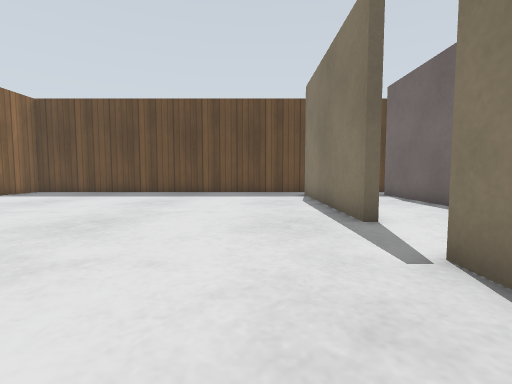
View 1 (above)

16 first-person views from a walk through a robot-simulator world made for Gazebo. The camera is 0.5 m above the floor, tilts 4° down and sees 85° across. The floor is counted in squares, 0.5 m on a side. Each view is taken from the middle of a square. On the plan, view 1 faces up. The plan holds only what a view shows up to about 11 squares ahead; the rest is blank. Gazebo's built-in surfaces are drawn with simple patterns.

View 2
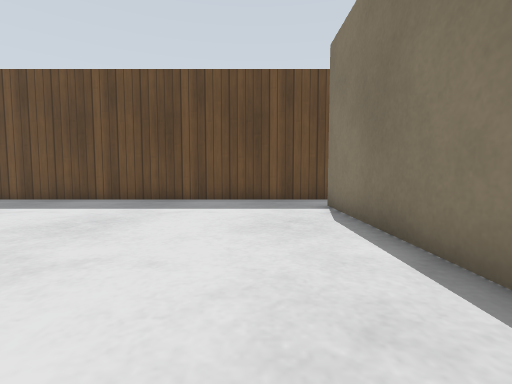

View 3
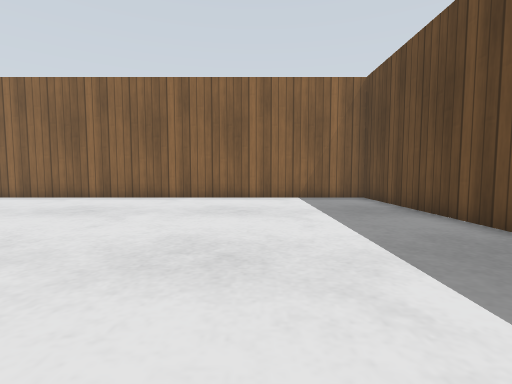

View 4
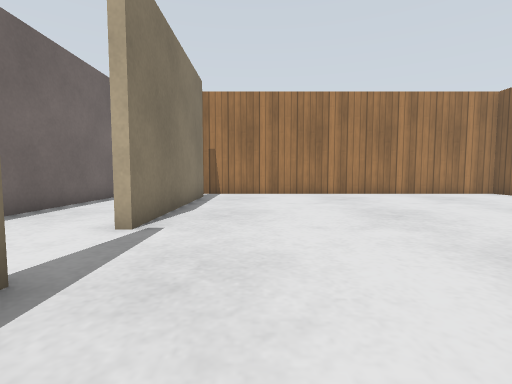

View 5
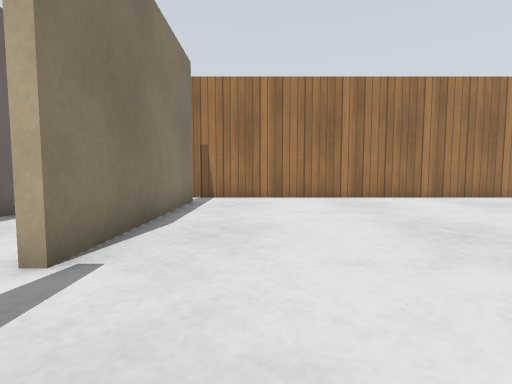

View 6
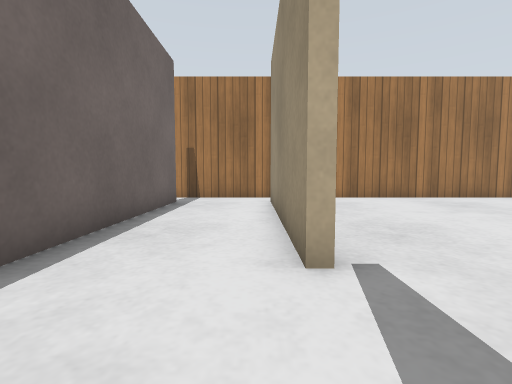

View 7
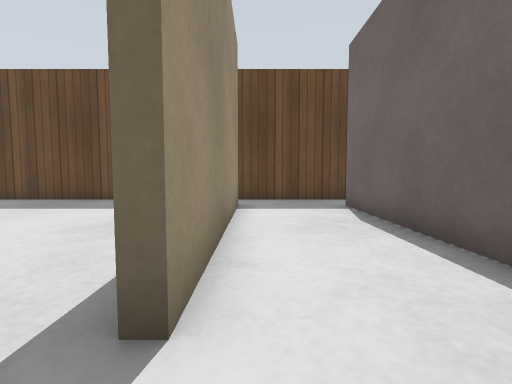

View 8
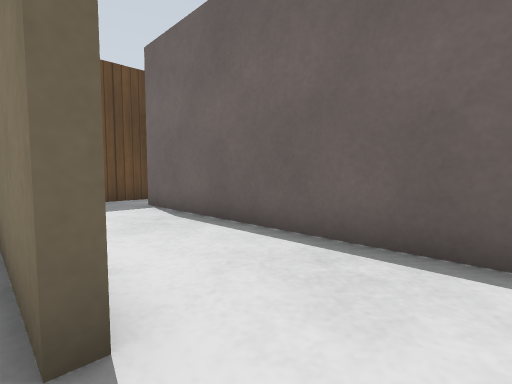

View 9
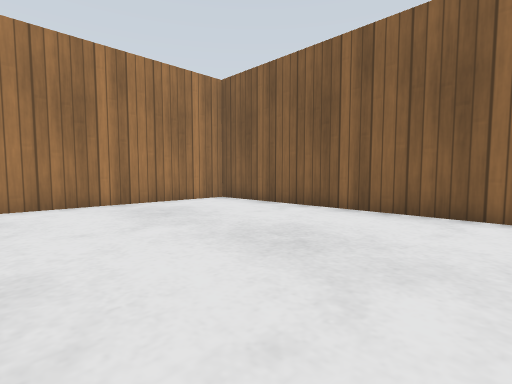

View 10
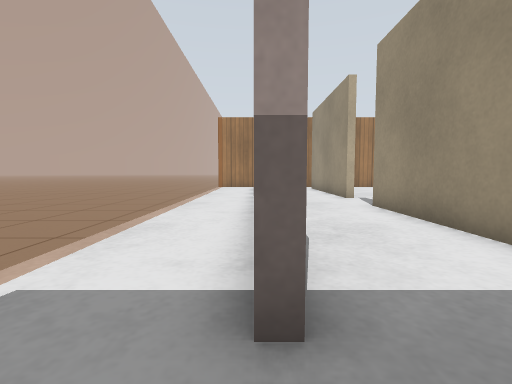

View 11
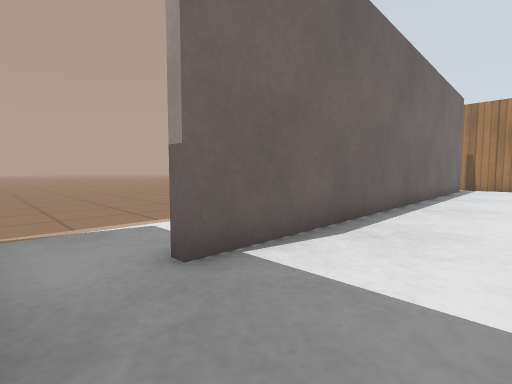

View 12
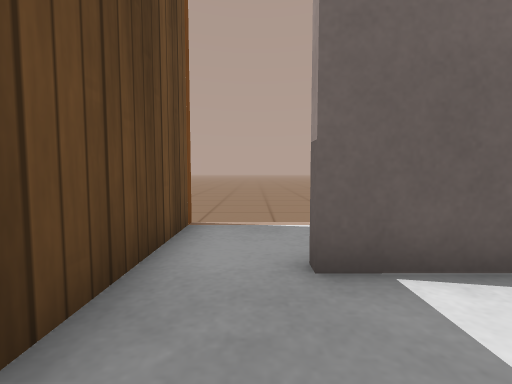

View 13
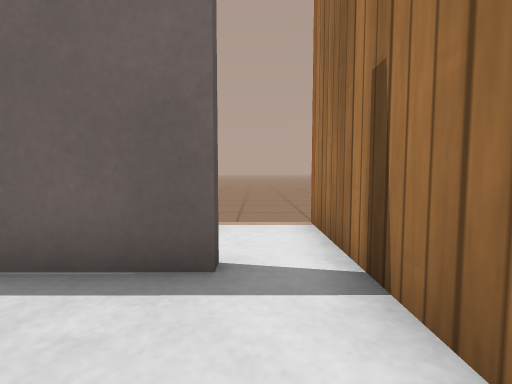

View 14
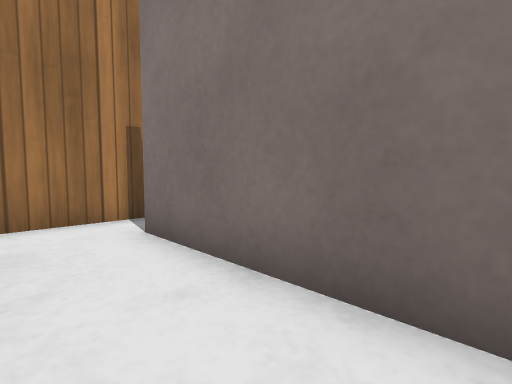

View 15
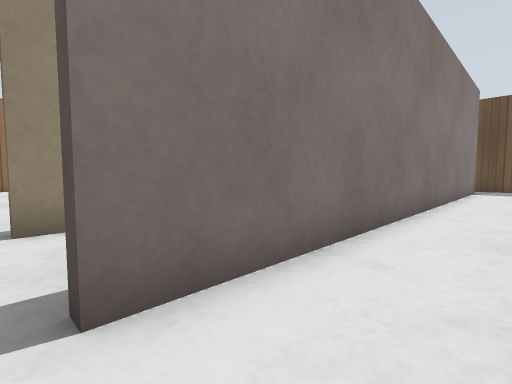

View 16
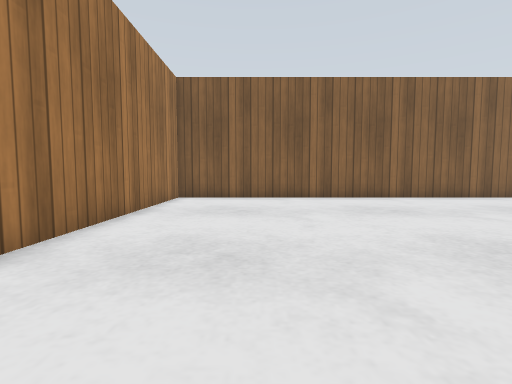

### Floor plan
Key: @ floor where view 1 was taken; # wall or solid block; . floor; = window, fence, low wall or low ledge.
Columns run from 11 left of view 1 to 9 right of it. Each row starts with its distance up from view 1.
 15 ####################
 14 #...................=
 13 #...................=
 12 #............#...#..=
 11 #............#...#..=
 10 #............#...#..=
  9 #............#...#..=
  8 #............#...#..=
  7 #............#...#..=
  6 #............#...#..=
  5 #................#..=
  4 #................#..=
  3 #............#...#..=
  2 #............#...#..
  1 #............#...#..
  0 #..........@.#...#..
 -1 #............#...#..
 -2 #............#...#..
 -3 #............#...#..
 -4 #...................=
 -5 ####################=

Positions as (right, up) in squares from view 1, and headings:
1: (0, 0), facing up
2: (0, 4), facing up
3: (0, 10), facing left
4: (0, 8), facing down
5: (0, 6), facing down
6: (3, 6), facing down
7: (3, 4), facing up
8: (2, 4), facing up-right
9: (-4, 4), facing down-left
10: (6, 14), facing down
11: (3, 14), facing down-right
12: (3, 13), facing right
13: (3, -4), facing right
14: (8, 1), facing down-left
15: (8, -4), facing up-left
16: (0, -2), facing left
